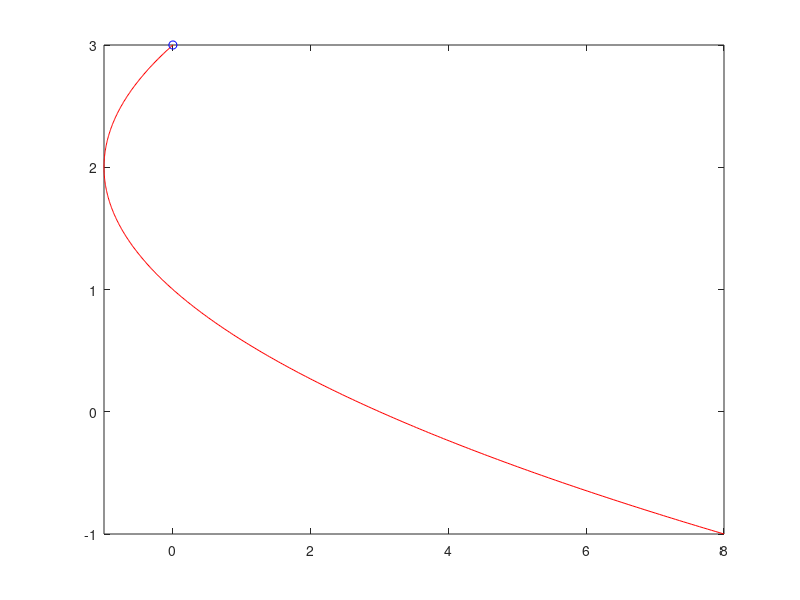

Source code (MATLAB):
%Limpieza de pantalla
clear all
close all
clc


%Ejemplo 1
%Se define el parámetro "t" de parametrización sobre el cual se realizará
%la proyecci-on de trayectoria
t=[-2:0.01:2];

%Se definen las funciones en 2D
x=t.^2 -2*t;
y=t+1;

comet (x,y)

%Ejemplo 2
%Se define el parámetro "t" de parametrización sobre el cual se realizará
%la proyecci-on de trayectoria
t=[0:0.0001:2*pi];

%Se definen las funciones en 2D
x1=12*sin(t)-4*sin(3*t);
y1=13*cos(t)-5*cos(2*t)-2*cos(3*t)-4*cos(16);


%comet (x1,y1)


%Ejemplo 3
%Se define el parámetro "t" de parametrización sobre el cual se realizará
%la proyecci-on de trayectoria
t=[0:0.001:10*pi];

%Se definen las funciones en 3D
x2=cos(t);
y2=sin(t);
z2=0.2*t;


%comet3 (x2,y2,z2)
